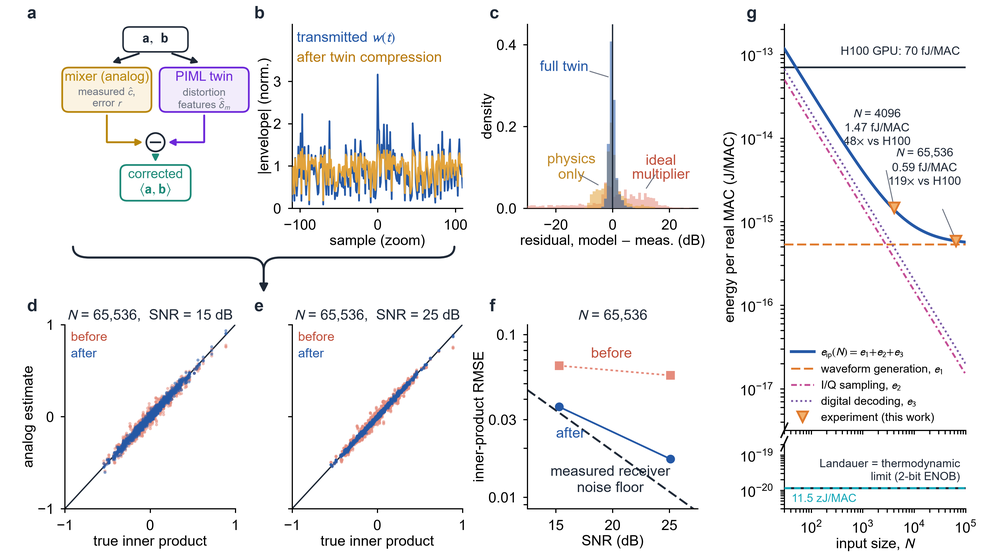
#> input picture Data_availability/Response_Letter_Figure_3/source_from_manuscript_fig3_preview.png, 1000 x 552 px, shrunk from 4367 x 2409 before the run
$ python crop_fig3g.py
#> lines starting #> are read from the running program, lines starting #| are printed output that depends on the picture
### Code_availability/_paths.py
"""Path resolution for this replication package.

Data and code live in two sibling trees whose directory structures mirror
each other:

    Code_availability/figure_scripts/<item>/...  <->  Data_availability/<item>/...
    Code_availability/pipelines/<campaign>/...   <->  Data_availability/raw/<campaign>/...

`data_dir(__file__)` returns the data directory that belongs to the calling
script, so every script reads its inputs from — and writes its outputs to —
the matching folder in Data_availability/.
"""

from pathlib import Path

__all__ = ["code_root", "repo_root", "data_root", "data_dir", "code_dir"]


def code_root(start):
    """The Code_availability/ directory containing `start`."""
    p = Path(start).resolve()
    for q in (p, *p.parents):
        if q.name == "Code_availability":
            return q
    raise RuntimeError(f"{start} is not inside Code_availability/")


def repo_root(start):
    return code_root(start).parent


def data_root(start):
    return repo_root(start) / "Data_availability"


def data_dir(start):
    """The Data_availability/ directory mirroring the caller's own folder."""
    root = data_root(start)
    parts = Path(start).resolve().parent.relative_to(code_root(start)).parts
    if not parts:
        return root
    if parts[0] == "figure_scripts":
        return root.joinpath(*parts[1:])
    if parts[0] == "pipelines":
        return root.joinpath("raw", *parts[1:])
    return root.joinpath(*parts)


def code_dir(start):
    """The caller's own directory inside Code_availability/ (for sibling code)."""
    return Path(start).resolve().parent

### Code_availability/figure_scripts/Response_Letter_Figure_3/crop_fig3g.py
"""Reproduce the response-letter Fig. 3 crop (panel g of manuscript Fig. 3).

Adapted from crop_fig3g_original_recovered.py.txt (same crop box). Paths are
made relative to this folder so the script is runnable from the archive:
  input : source_from_manuscript_fig3_preview.png  (copy of the frozen
          manuscript preview fig3_v12_preview.png, 4367x2409)
  output: reproduced/fig3g_energy_panel.png

Usage:  python crop_fig3g.py
Requires: Pillow (PIL).
"""

# --- replication-package path resolution (see Code_availability/_paths.py) ---
import sys as _sys, pathlib as _pl
for _p in _pl.Path(__file__).resolve().parents:
    if _p.name == "Code_availability":
        _sys.path.insert(0, str(_p)); break
from _paths import data_dir as _data_dir
# ---------------------------------------------------------------------------


import os

from PIL import Image

HERE = str(_data_dir(__file__))
SRC = os.path.join(HERE, "source_from_manuscript_fig3_preview.png")
DST = os.path.join(HERE, "reproduced", "fig3g_energy_panel.png")

os.makedirs(os.path.dirname(DST), exist_ok=True)

im = Image.open(SRC)
#> im is the input picture: PIL image 1000x552 RGBA; mean R, G, B, A 242.8, 242.4, 242.6, 255
print("source size:", im.size)
#| source size: (1000, 552)
w, h = im.size
#> w = 1000; h = 552
# panel g occupies the right-hand column, full height
box = (int(w * 0.706), 0, w, h)
#> box = (706, 0, 1000, 552)
im.crop(box).save(DST)
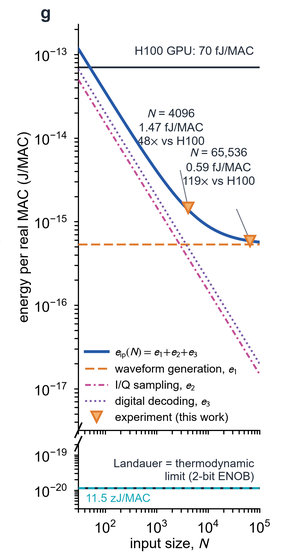
#> saved as fig3g_energy_panel.png: PIL image 294x552 RGBA; mean R, G, B, A 242.4, 242.5, 243.2, 255
print("cropped box:", box, "->", DST)
#| cropped box: (706, 0, 1000, 552) -> Data_availability/Response_Letter_Figure_3/reproduced/fig3g_energy_panel.png
